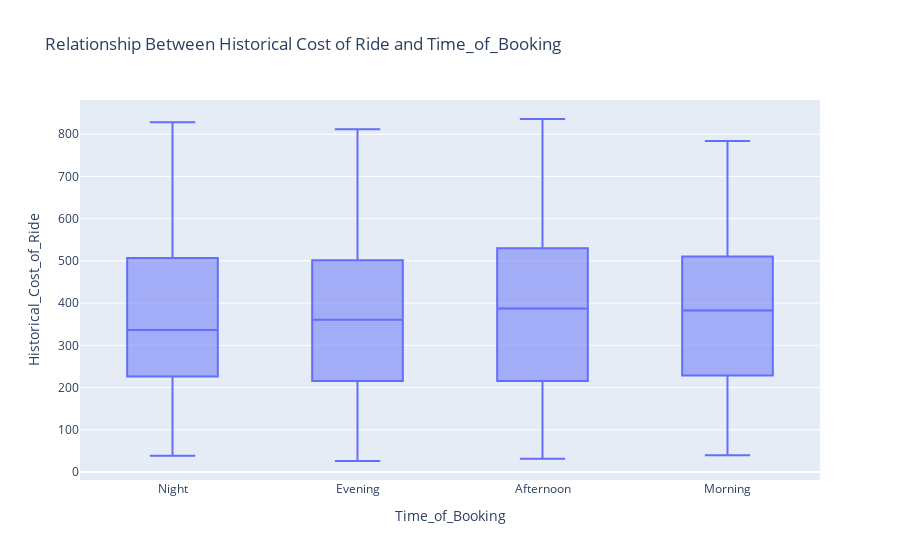

The code cell stored with this chart in its notebook:
### Markdown cell above
Relationship Between Historical Cost of Ride and Time_of_Booking

### Code cell
figure = plx.box( data, x="Time_of_Booking",
                     y= "Historical_Cost_of_Ride",
                     title = "Relationship Between Historical Cost of Ride and Time_of_Booking",
                    )
figure.show()

### Figure 1 — Plotly figure (JSON) as saved in the notebook; plotly's stock layout.template omitted (floating-point values rounded to 4 significant figures; data arrays with more than 128 entries replaced by an {"elided": "..."} marker saying what was removed)
{"data": [{"alignmentgroup": "True", "hovertemplate": "Time_of_Booking=%{x}<br>Historical_Cost_of_Ride=%{y}<extra></extra>", "legendgroup": "", "marker": {"color": "#636efa"}, "name": "", "notched": false, "offsetgroup": "", "orientation": "v", "showlegend": false, "type": "box", "x": {"elided": "1000 str values"}, "x0": " ", "xaxis": "x", "y": {"elided": "1000 float values"}, "y0": " ", "yaxis": "y"}], "layout": {"boxmode": "group", "legend": {"tracegroupgap": 0}, "title": {"text": "Relationship Between Historical Cost of Ride and Time_of_Booking"}, "xaxis": {"anchor": "y", "domain": [0, 1], "title": {"text": "Time_of_Booking"}}, "yaxis": {"anchor": "x", "domain": [0, 1], "title": {"text": "Historical_Cost_of_Ride"}}}}
